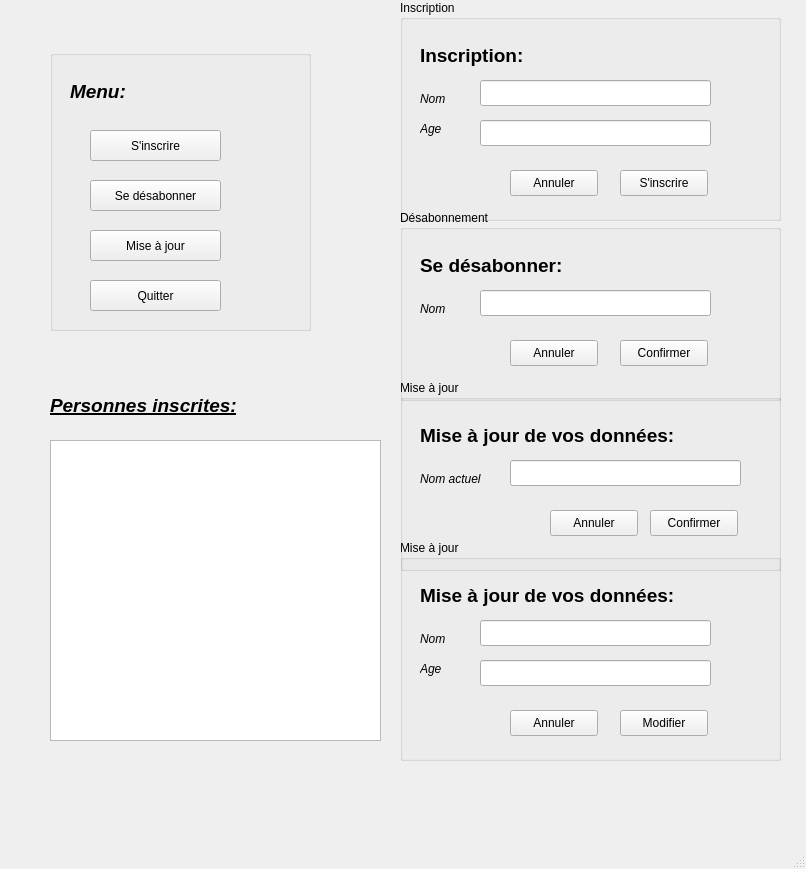
<?xml version="1.0" encoding="UTF-8"?>
<ui version="4.0">
 <class>Inscription</class>
 <widget class="QMainWindow" name="Inscription">
  <property name="geometry">
   <rect>
    <x>0</x>
    <y>0</y>
    <width>806</width>
    <height>869</height>
   </rect>
  </property>
  <property name="windowTitle">
   <string>Inscription</string>
  </property>
  <widget class="QWidget" name="centralwidget">
   <widget class="QGroupBox" name="groupBoxInscription">
    <property name="geometry">
     <rect>
      <x>400</x>
      <y>0</y>
      <width>381</width>
      <height>221</height>
     </rect>
    </property>
    <property name="title">
     <string>Inscription</string>
    </property>
    <widget class="QLabel" name="label">
     <property name="geometry">
      <rect>
       <x>20</x>
       <y>40</y>
       <width>121</width>
       <height>31</height>
      </rect>
     </property>
     <property name="text">
      <string>&lt;html&gt;&lt;head/&gt;&lt;body&gt;&lt;p&gt;&lt;span style=&quot; font-size:14pt; font-weight:700;&quot;&gt;Inscription:&lt;/span&gt;&lt;/p&gt;&lt;/body&gt;&lt;/html&gt;</string>
     </property>
    </widget>
    <widget class="QLabel" name="label_2">
     <property name="geometry">
      <rect>
       <x>20</x>
       <y>90</y>
       <width>66</width>
       <height>18</height>
      </rect>
     </property>
     <property name="text">
      <string>&lt;html&gt;&lt;head/&gt;&lt;body&gt;&lt;p&gt;&lt;span style=&quot; font-style:italic;&quot;&gt;Nom&lt;/span&gt;&lt;/p&gt;&lt;/body&gt;&lt;/html&gt;</string>
     </property>
    </widget>
    <widget class="QLabel" name="label_3">
     <property name="geometry">
      <rect>
       <x>20</x>
       <y>120</y>
       <width>66</width>
       <height>18</height>
      </rect>
     </property>
     <property name="text">
      <string>&lt;html&gt;&lt;head/&gt;&lt;body&gt;&lt;p&gt;&lt;span style=&quot; font-style:italic;&quot;&gt;Age&lt;/span&gt;&lt;/p&gt;&lt;/body&gt;&lt;/html&gt;</string>
     </property>
    </widget>
    <widget class="QLineEdit" name="inscrireNom">
     <property name="geometry">
      <rect>
       <x>80</x>
       <y>80</y>
       <width>231</width>
       <height>26</height>
      </rect>
     </property>
    </widget>
    <widget class="QLineEdit" name="inscrireAge">
     <property name="geometry">
      <rect>
       <x>80</x>
       <y>120</y>
       <width>231</width>
       <height>26</height>
      </rect>
     </property>
    </widget>
    <widget class="QPushButton" name="inscrireDel">
     <property name="geometry">
      <rect>
       <x>110</x>
       <y>170</y>
       <width>88</width>
       <height>26</height>
      </rect>
     </property>
     <property name="text">
      <string>Annuler</string>
     </property>
    </widget>
    <widget class="QPushButton" name="inscrireOK">
     <property name="geometry">
      <rect>
       <x>220</x>
       <y>170</y>
       <width>88</width>
       <height>26</height>
      </rect>
     </property>
     <property name="text">
      <string>S'inscrire</string>
     </property>
    </widget>
   </widget>
   <widget class="QGroupBox" name="groupBoxUpdate">
    <property name="geometry">
     <rect>
      <x>400</x>
      <y>540</y>
      <width>381</width>
      <height>221</height>
     </rect>
    </property>
    <property name="title">
     <string>Mise à jour</string>
    </property>
    <widget class="QLabel" name="label_7">
     <property name="geometry">
      <rect>
       <x>20</x>
       <y>40</y>
       <width>261</width>
       <height>31</height>
      </rect>
     </property>
     <property name="text">
      <string>&lt;html&gt;&lt;head/&gt;&lt;body&gt;&lt;p&gt;&lt;span style=&quot; font-size:14pt; font-weight:700;&quot;&gt;Mise à jour de vos données:&lt;/span&gt;&lt;/p&gt;&lt;/body&gt;&lt;/html&gt;</string>
     </property>
    </widget>
    <widget class="QLabel" name="label_8">
     <property name="geometry">
      <rect>
       <x>20</x>
       <y>90</y>
       <width>66</width>
       <height>18</height>
      </rect>
     </property>
     <property name="text">
      <string>&lt;html&gt;&lt;head/&gt;&lt;body&gt;&lt;p&gt;&lt;span style=&quot; font-style:italic;&quot;&gt;Nom&lt;/span&gt;&lt;/p&gt;&lt;/body&gt;&lt;/html&gt;</string>
     </property>
    </widget>
    <widget class="QLabel" name="label_9">
     <property name="geometry">
      <rect>
       <x>20</x>
       <y>120</y>
       <width>66</width>
       <height>18</height>
      </rect>
     </property>
     <property name="text">
      <string>&lt;html&gt;&lt;head/&gt;&lt;body&gt;&lt;p&gt;&lt;span style=&quot; font-style:italic;&quot;&gt;Age&lt;/span&gt;&lt;/p&gt;&lt;/body&gt;&lt;/html&gt;</string>
     </property>
    </widget>
    <widget class="QLineEdit" name="updateNom">
     <property name="geometry">
      <rect>
       <x>80</x>
       <y>80</y>
       <width>231</width>
       <height>26</height>
      </rect>
     </property>
    </widget>
    <widget class="QLineEdit" name="updateAge">
     <property name="geometry">
      <rect>
       <x>80</x>
       <y>120</y>
       <width>231</width>
       <height>26</height>
      </rect>
     </property>
    </widget>
    <widget class="QPushButton" name="updateDel">
     <property name="geometry">
      <rect>
       <x>110</x>
       <y>170</y>
       <width>88</width>
       <height>26</height>
      </rect>
     </property>
     <property name="text">
      <string>Annuler</string>
     </property>
    </widget>
    <widget class="QPushButton" name="updateOK">
     <property name="geometry">
      <rect>
       <x>220</x>
       <y>170</y>
       <width>88</width>
       <height>26</height>
      </rect>
     </property>
     <property name="text">
      <string>Modifier</string>
     </property>
    </widget>
   </widget>
   <widget class="QGroupBox" name="groupBoxPrev">
    <property name="geometry">
     <rect>
      <x>400</x>
      <y>380</y>
      <width>381</width>
      <height>191</height>
     </rect>
    </property>
    <property name="title">
     <string>Mise à jour</string>
    </property>
    <widget class="QLabel" name="label_19">
     <property name="geometry">
      <rect>
       <x>20</x>
       <y>90</y>
       <width>81</width>
       <height>18</height>
      </rect>
     </property>
     <property name="text">
      <string>&lt;html&gt;&lt;head/&gt;&lt;body&gt;&lt;p&gt;&lt;span style=&quot; font-style:italic;&quot;&gt;Nom actuel&lt;/span&gt;&lt;/p&gt;&lt;/body&gt;&lt;/html&gt;</string>
     </property>
    </widget>
    <widget class="QLineEdit" name="prendreNom">
     <property name="geometry">
      <rect>
       <x>110</x>
       <y>80</y>
       <width>231</width>
       <height>26</height>
      </rect>
     </property>
    </widget>
    <widget class="QPushButton" name="prendreNomDel">
     <property name="geometry">
      <rect>
       <x>150</x>
       <y>130</y>
       <width>88</width>
       <height>26</height>
      </rect>
     </property>
     <property name="text">
      <string>Annuler</string>
     </property>
    </widget>
    <widget class="QPushButton" name="prendreNomOK">
     <property name="geometry">
      <rect>
       <x>250</x>
       <y>130</y>
       <width>88</width>
       <height>26</height>
      </rect>
     </property>
     <property name="text">
      <string>Confirmer</string>
     </property>
    </widget>
    <widget class="QLabel" name="label_20">
     <property name="geometry">
      <rect>
       <x>20</x>
       <y>40</y>
       <width>261</width>
       <height>31</height>
      </rect>
     </property>
     <property name="text">
      <string>&lt;html&gt;&lt;head/&gt;&lt;body&gt;&lt;p&gt;&lt;span style=&quot; font-size:14pt; font-weight:700;&quot;&gt;Mise à jour de vos données:&lt;/span&gt;&lt;/p&gt;&lt;/body&gt;&lt;/html&gt;</string>
     </property>
    </widget>
   </widget>
   <widget class="QGroupBox" name="mainGroupBox">
    <property name="geometry">
     <rect>
      <x>50</x>
      <y>50</y>
      <width>261</width>
      <height>281</height>
     </rect>
    </property>
    <property name="title">
     <string/>
    </property>
    <widget class="QPushButton" name="inscrire">
     <property name="geometry">
      <rect>
       <x>40</x>
       <y>80</y>
       <width>131</width>
       <height>31</height>
      </rect>
     </property>
     <property name="text">
      <string>S'inscrire</string>
     </property>
    </widget>
    <widget class="QPushButton" name="desabonner">
     <property name="geometry">
      <rect>
       <x>40</x>
       <y>130</y>
       <width>131</width>
       <height>31</height>
      </rect>
     </property>
     <property name="text">
      <string>Se désabonner</string>
     </property>
    </widget>
    <widget class="QPushButton" name="update">
     <property name="geometry">
      <rect>
       <x>40</x>
       <y>180</y>
       <width>131</width>
       <height>31</height>
      </rect>
     </property>
     <property name="text">
      <string>Mise à jour</string>
     </property>
    </widget>
    <widget class="QLabel" name="label_4">
     <property name="geometry">
      <rect>
       <x>20</x>
       <y>30</y>
       <width>66</width>
       <height>18</height>
      </rect>
     </property>
     <property name="text">
      <string>&lt;html&gt;&lt;head/&gt;&lt;body&gt;&lt;p&gt;&lt;span style=&quot; font-size:14pt; font-weight:700; font-style:italic; text-decoration: underline;&quot;&gt;Menu:&lt;/span&gt;&lt;/p&gt;&lt;/body&gt;&lt;/html&gt;</string>
     </property>
    </widget>
    <widget class="QPushButton" name="quitter">
     <property name="geometry">
      <rect>
       <x>40</x>
       <y>230</y>
       <width>131</width>
       <height>31</height>
      </rect>
     </property>
     <property name="text">
      <string>Quitter</string>
     </property>
    </widget>
   </widget>
   <widget class="QLabel" name="label_5">
    <property name="geometry">
     <rect>
      <x>50</x>
      <y>390</y>
      <width>241</width>
      <height>31</height>
     </rect>
    </property>
    <property name="text">
     <string>&lt;html&gt;&lt;head/&gt;&lt;body&gt;&lt;p&gt;&lt;span style=&quot; font-size:14pt; font-weight:700; font-style:italic; text-decoration: underline;&quot;&gt;Personnes inscrites:&lt;/span&gt;&lt;/p&gt;&lt;/body&gt;&lt;/html&gt;</string>
    </property>
   </widget>
   <widget class="QListWidget" name="listWidget">
    <property name="geometry">
     <rect>
      <x>50</x>
      <y>440</y>
      <width>331</width>
      <height>301</height>
     </rect>
    </property>
   </widget>
   <widget class="QGroupBox" name="groupBoxDesab">
    <property name="geometry">
     <rect>
      <x>400</x>
      <y>210</y>
      <width>381</width>
      <height>191</height>
     </rect>
    </property>
    <property name="title">
     <string>Désabonnement</string>
    </property>
    <widget class="QLabel" name="label_13">
     <property name="geometry">
      <rect>
       <x>20</x>
       <y>40</y>
       <width>141</width>
       <height>31</height>
      </rect>
     </property>
     <property name="text">
      <string>&lt;html&gt;&lt;head/&gt;&lt;body&gt;&lt;p&gt;&lt;span style=&quot; font-size:14pt; font-weight:700;&quot;&gt;Se désabonner:&lt;/span&gt;&lt;/p&gt;&lt;/body&gt;&lt;/html&gt;</string>
     </property>
    </widget>
    <widget class="QLabel" name="label_14">
     <property name="geometry">
      <rect>
       <x>20</x>
       <y>90</y>
       <width>66</width>
       <height>18</height>
      </rect>
     </property>
     <property name="text">
      <string>&lt;html&gt;&lt;head/&gt;&lt;body&gt;&lt;p&gt;&lt;span style=&quot; font-style:italic;&quot;&gt;Nom&lt;/span&gt;&lt;/p&gt;&lt;/body&gt;&lt;/html&gt;</string>
     </property>
    </widget>
    <widget class="QLineEdit" name="desabonnerNom">
     <property name="geometry">
      <rect>
       <x>80</x>
       <y>80</y>
       <width>231</width>
       <height>26</height>
      </rect>
     </property>
    </widget>
    <widget class="QPushButton" name="desabonnerDel">
     <property name="geometry">
      <rect>
       <x>110</x>
       <y>130</y>
       <width>88</width>
       <height>26</height>
      </rect>
     </property>
     <property name="text">
      <string>Annuler</string>
     </property>
    </widget>
    <widget class="QPushButton" name="desabonnerOK">
     <property name="geometry">
      <rect>
       <x>220</x>
       <y>130</y>
       <width>88</width>
       <height>26</height>
      </rect>
     </property>
     <property name="text">
      <string>Confirmer</string>
     </property>
    </widget>
   </widget>
  </widget>
  <widget class="QMenuBar" name="menubar">
   <property name="geometry">
    <rect>
     <x>0</x>
     <y>0</y>
     <width>806</width>
     <height>23</height>
    </rect>
   </property>
  </widget>
  <widget class="QStatusBar" name="statusbar"/>
 </widget>
 <resources/>
 <connections/>
</ui>
